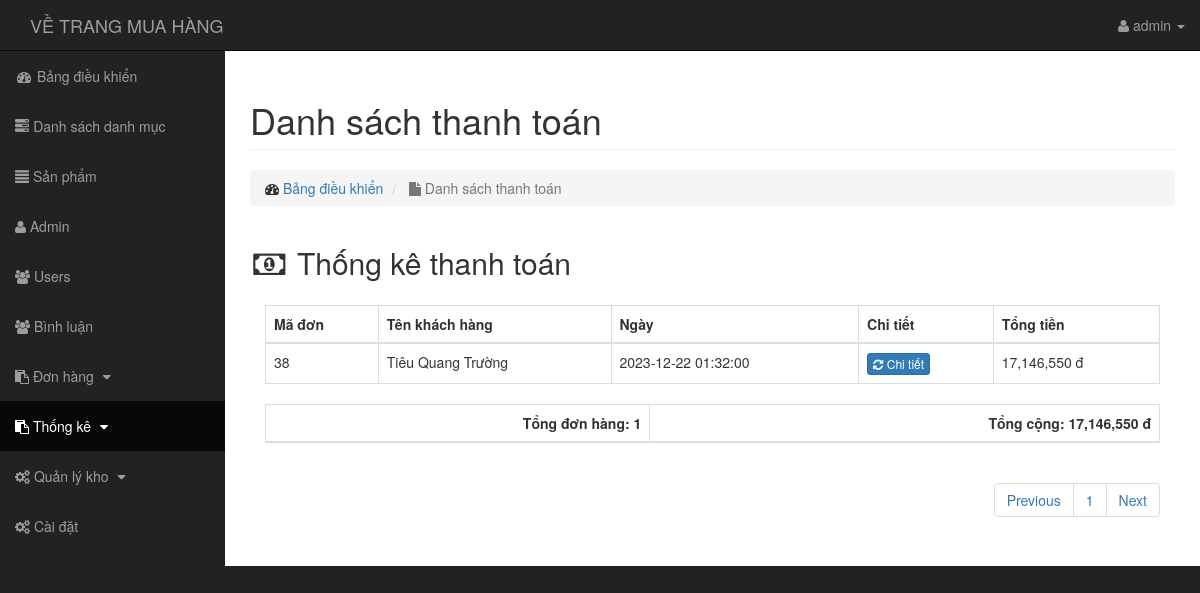
/admin/thongke/dsthanhtoan.php (signed in), run on the app's committed database.
### tables this page shows
CREATE TABLE `transaction` (
  `id` int(11) NOT NULL,
  `amount` varchar(255) NOT NULL,
  `bank_code` varchar(50) NOT NULL,
  `users_id` int(11) NOT NULL,
  `ten` varchar(50) NOT NULL,
  `sdt` varchar(10) NOT NULL,
  `email` varchar(50) NOT NULL,
  `diachi` varchar(255) NOT NULL,
  `status` tinyint(4) NOT NULL DEFAULT 0,
  `note` text NOT NULL,
  `huy` int(11) NOT NULL DEFAULT 0,
  `done` int(11) NOT NULL DEFAULT 0,
  `tructuyen` int(11) DEFAULT 0,
  `create_at` timestamp NOT NULL DEFAULT current_timestamp(),
  `update_at` timestamp NOT NULL DEFAULT current_timestamp() ON UPDATE current_timestamp()
);

CREATE TABLE `users` (
  `id` int(11) NOT NULL,
  `name` varchar(255) NOT NULL,
  `account` varchar(255) NOT NULL,
  `email` varchar(255) NOT NULL,
  `phone` varchar(10) NOT NULL,
  `address` varchar(255) NOT NULL,
  `level` int(255) NOT NULL DEFAULT 0,
  `password` varchar(255) NOT NULL,
  `avatar` varchar(255) NOT NULL,
  `status` tinyint(4) NOT NULL DEFAULT 1,
  `token` varchar(50) NOT NULL,
  `create_at` timestamp NOT NULL DEFAULT current_timestamp(),
  `update_at` timestamp NOT NULL DEFAULT current_timestamp() ON UPDATE current_timestamp()
);

### admin/autoload/dtbase.php (called while the page is built, shortened)
<?php
    class Database
    {
        public $link;
        public function __construct()
        {
            $this->link = mysqli_connect("localhost","root","","banhang") or die ();
            mysqli_set_charset($this->link,"utf8");
        }
        public function fetchsql( $sql )
        {
            $result = mysqli_query($this->link,$sql) or die("Lỗi  truy vấn sql " .mysqli_error($this->link));
            $data = [];
            if( $result)
            {
                while ($num = mysqli_fetch_assoc($result))
                {
                    $data[] = $num;
                }
            }
            return $data;
        }
        public function fetchID($table , $id )
        {
            $sql = "SELECT * FROM {$table} WHERE id = $id ";
            $result = mysqli_query($this->link,$sql) or die("Lỗi  truy vấn fetchID " .mysqli_error($this->link));
            return mysqli_fetch_assoc($result);
        }
         public function fetchAll($table)
        {
            $sql = "SELECT * FROM {$table} WHERE 1" ;
            $result = mysqli_query($this->link,$sql) or die("Lỗi Truy Vấn fetchAll " .mysqli_error($this->link));
            $data = [];
            if( $result)
            {
                while ($num = mysqli_fetch_assoc($result))
                {
                    $data[] = $num;
                }
            }
            return $data;
        }
        public  function fetchJones($table,$sql,$total = 1,$page,$row ,$pagi = true )
        {
            $data = [];
            if ($pagi == true )
            {
                $sotrang = ceil($total / $row);
                $start = ($page - 1 ) * $row ;
                $sql .= " LIMIT $start,$row ";
                $data = [ "page" => $sotrang];
                $result = mysqli_query($this->link,$sql) or die("Lỗi truy vấn fetchJone ---- " .mysqli_error($this->link));
            }
            else
            {
                $result = mysqli_query($this->link,$sql) or die("Lỗi truy vấn fetchJone ---- " .mysqli_error($this->link));
            }
            if( $result)
            {
                while ($num = mysqli_fetch_assoc($result))
                {
                    $data[] = $num;
                }
            }
            return $data;
        }
    }
?>

### admin/autoload/autoload.php (called while the page is built, shortened)
<?php
    include_once'dtbase.php';
    include_once'ftion.php';
        $db = new Database;
     ?>

### admin/autoload/ftion.php (called while the page is built, shortened)
<?php
    function formatprice($number)
    {
        $number = intval($number);
       return $number = number_format($number,0,'.',',')." đ";
    }
 ?>

### admin/thongke/dsthanhtoan.php (the view, shortened to what this page needs)
<?php include_once'../autoload/autoload.php';
$admin = count($db->fetchAll("transaction"));
$sum = 0;
if(isset($_GET['page']))
{
    $p=$_GET['page'];
}
else{
    $p=1;
}
$dxl = "SELECT * FROM transaction WHERE  status = 1 AND huy = 0  ORDER BY id DESC";
$daxl = count($db->fetchsql($dxl));
$sql = "SELECT * FROM transaction WHERE status = 1 ORDER BY id DESC";
$total = count($db->fetchsql($sql));
$tinhtong = $db->fetchsql($sql);
$transaction=$db->fetchJones('transaction',$sql,$total,$p,10,true);
$sotrang = $transaction['page'];
unset($transaction['page']);
$path = $_SERVER['SCRIPT_NAME'];
?>
<?php include_once'../../layouts/header.php'?>
<div class="row">
    <div class="col-lg-12">
        <h1 class="page-header">
            Danh sách thanh toán
        </h1>
        <ol class="breadcrumb">
            <li>
                <i class="fa fa-dashboard"></i>  <a href="index.php">Bảng điều khiển</a>
            </li>
            <li class="active">
                <i class="fa fa-file"></i> Danh sách thanh toán
            </li>
        </ol>
    </div>
</div>
<div class="row">
<div class="col-lg-12">
    <div>
        <div class="">
            <h2><i class="fa fa-money fa-fw"></i> Thống kê thanh toán</h2>
        </div>
        <div class="panel-body">
            <div class="table-responsive">
                <table class="table table-bordered table-hover">
                    <thead>
                        <tr>
                            <th>Mã đơn</th>
                            <th>Tên khách hàng</th>
                            <th>Ngày</th>
                            <th>Chi tiết</th>
                            <th>Tổng tiền</th>
                        </tr>
                    </thead>
                    <tbody>
                        <?php
                             foreach ($transaction as $row):?>
                        <?php if(($row['status']==1 && $row['huy']==0)) : ?>
                        <?php
                            $a = intval($row['users_id']);
                            $user =$db->fetchID("users",$a);
                             ?>
                        <tr>
                            <td><?php echo $row['id']; ?></td>
                            <td><?php echo $user['account'] ?></td>
                            <td><?php echo $row['update_at']  ?></td>
                            <td><a href="../transaction/dhdaxuly.php?id=<?php echo $row['id'] ?>" class="btn btn-xs btn-primary"><i class="fa fa-refresh" style="color: #fff;"></i> Chi tiết</a></td>
                            <td><?php echo formatprice($row['amount']) ?></td>
                        </tr>
                        <?php endif ?>
                        <?php endforeach ?>
                    </tbody>
                </table>
            </div>
            <table class="table table-bordered">
                <thead>
                    <tr >
                        <th style="text-align: right">Tổng đơn hàng:
                        <?php echo $daxl ?>
                        </th>
                        <th style="text-align: right">Tổng cộng:
                            <?php foreach ($tinhtong as $value):?>
                            <?php $sum =$sum+ $value['amount']?>
                            <?php endforeach ?>
                            <?php echo formatprice($sum) ?>
                        </th>
                    </tr>
                </thead>
            </table>
            <div class="pull-right">
                <nav aria-label="page navigation">
                    <ul class="pagination">
                        <li class="page-item">
                            <a class="page-link" href="<?php echo $path ?>?page=<?php echo $p-1==0?1:$p-1 ?>" tabindex="-1">Previous</a>
                        </li>
                        <?php for ($i=1; $i <=$sotrang ; $i++):  ?>
                        <li class="<?php ($p==$i)?$active:'' ?>"><a class="" href="<?php echo $path ?>?page=<?php echo $i ?>"><?php echo $i ?></a></li>
                        <?php endfor ?>
                        <li class="page-item">
                            <a class="page-link" href="<?php echo $path ?>?page=<?php echo $p+1<$i?$p+1:$p ?>">Next</a>
                        </li>
                    </ul>
                </nav>
            </div>
        </div>
    </div>
</div>
</div>
<?php include_once'../../layouts/footer.php'?>

### public/admin/css/sb-admin.css (style rules this page uses)
body { margin-top: 100px; background-color: #222; }
@media (min-width:768px) { body { margin-top: 50px; } }

### data on the page
transaction: id "38", users.account "Tiêu Quang Trường", update_at "2023-12-22 01:32:00", amount "17,146,550 đ"

### other printed values
$_SESSION['admin_user'] "admin"
$daxl "1"
formatprice($sum) "17,146,550 đ"
